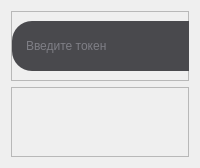
         <widget class="QWidget" name="page_add_case">
          <layout class="QVBoxLayout" name="verticalLayout_4">
           <item>
            <widget class="QFrame" name="frame_7">
             <property name="minimumSize">
              <size>
               <width>0</width>
               <height>70</height>
              </size>
             </property>
             <property name="maximumSize">
              <size>
               <width>16777215</width>
               <height>16777215</height>
              </size>
             </property>
             <property name="frameShape">
              <enum>QFrame::StyledPanel</enum>
             </property>
             <property name="frameShadow">
              <enum>QFrame::Raised</enum>
             </property>
             <widget class="QLineEdit" name="edit_token">
              <property name="enabled">
               <bool>true</bool>
              </property>
              <property name="geometry">
               <rect>
                <x>1</x>
                <y>10</y>
                <width>771</width>
                <height>50</height>
               </rect>
              </property>
              <property name="sizePolicy">
               <sizepolicy hsizetype="Expanding" vsizetype="Fixed">
                <horstretch>0</horstretch>
                <verstretch>0</verstretch>
               </sizepolicy>
              </property>
              <property name="minimumSize">
               <size>
                <width>0</width>
                <height>50</height>
               </size>
              </property>
              <property name="styleSheet">
               <string notr="true">border-radius: 20px; background-color: rgb(73, 73, 77); color: rgb(180, 180, 189); padding-left: 12px;</string>
              </property>
              <property name="maxLength">
               <number>1000</number>
              </property>
              <property name="echoMode">
               <enum>QLineEdit::Password</enum>
              </property>
              <property name="placeholderText">
               <string>Введите токен</string>
              </property>
              <property name="clearButtonEnabled">
               <bool>true</bool>
              </property>
             </widget>
             <widget class="QPushButton" name="btn_addToList">
              <property name="geometry">
               <rect>
                <x>782</x>
                <y>10</y>
                <width>100</width>
                <height>50</height>
               </rect>
              </property>
              <property name="sizePolicy">
               <sizepolicy hsizetype="Preferred" vsizetype="Fixed">
                <horstretch>0</horstretch>
                <verstretch>0</verstretch>
               </sizepolicy>
              </property>
              <property name="minimumSize">
               <size>
                <width>100</width>
                <height>50</height>
               </size>
              </property>
              <property name="styleSheet">
               <string notr="true">QPushButton {
border-radius: 25px; 
color: rgb(249, 249, 251);
background-color: rgb(74, 80, 133);
font-weight: bold;
}
QPushButton:hover {
	background-color: rgb(157, 155, 161);
}
</string>
              </property>
              <property name="text">
               <string>Готово</string>
              </property>
             </widget>
             <widget class="QPushButton" name="pushButton">
              <property name="geometry">
               <rect>
                <x>715</x>
                <y>22</y>
                <width>31</width>
                <height>28</height>
               </rect>
              </property>
              <property name="styleSheet">
               <string notr="true">border: none; background-color: rgb(73, 73, 77);</string>
              </property>
              <property name="text">
               <string/>
              </property>
              <property name="icon">
               <iconset>
                <normaloff>images/closedEyeChanged.png</normaloff>images/closedEyeChanged.png</iconset>
              </property>
              <property name="iconSize">
               <size>
                <width>25</width>
                <height>25</height>
               </size>
              </property>
              <property name="flat">
               <bool>true</bool>
              </property>
             </widget>
            </widget>
           </item>
           <item>
            <widget class="QFrame" name="frame_9">
             <property name="frameShape">
              <enum>QFrame::StyledPanel</enum>
             </property>
             <property name="frameShadow">
              <enum>QFrame::Raised</enum>
             </property>
             <layout class="QHBoxLayout" name="horizontalLayout_15">
              <property name="sizeConstraint">
               <enum>QLayout::SetDefaultConstraint</enum>
              </property>
              <property name="leftMargin">
               <number>0</number>
              </property>
              <property name="topMargin">
               <number>0</number>
              </property>
              <property name="rightMargin">
               <number>0</number>
              </property>
              <property name="bottomMargin">
               <number>0</number>
              </property>
              <item>
               <widget class="QScrollArea" name="scrollArea_3">
                <property name="frameShape">
                 <enum>QFrame::NoFrame</enum>
                </property>
                <property name="widgetResizable">
                 <bool>true</bool>
                </property>
                <widget class="QWidget" name="scrollAreaWidgetContents_3">
                 <property name="geometry">
                  <rect>
                   <x>0</x>
                   <y>0</y>
                   <width>881</width>
                   <height>524</height>
                  </rect>
                 </property>
                </widget>
               </widget>
              </item>
             </layout>
            </widget>
           </item>
          </layout>
         </widget>
